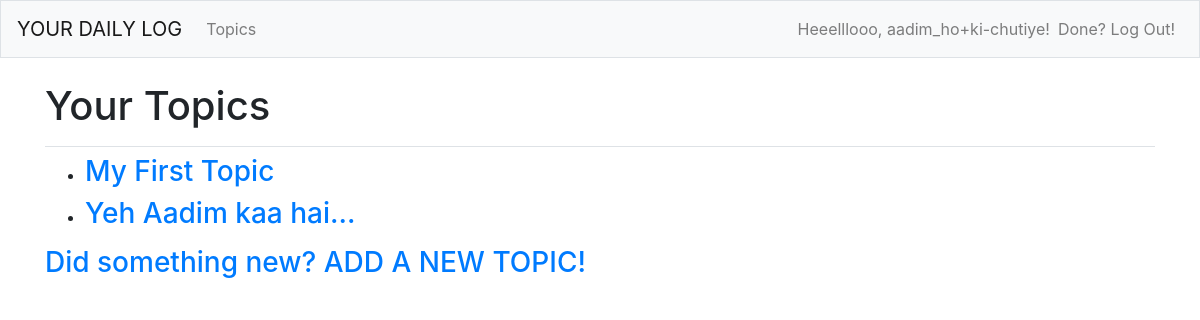
Page /topics/ (signed in) on the earlier database version.
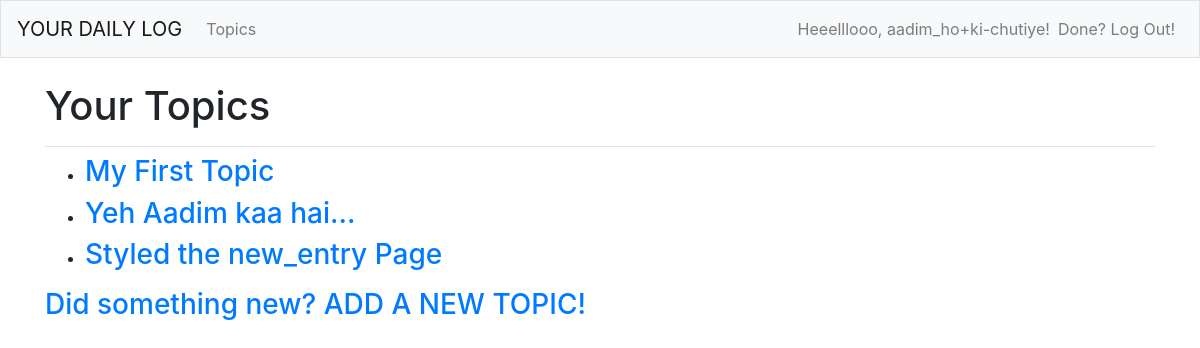
Same page on the later database version.
### YourDailyLog_App/models.py (models this page shows)
class Topic(models.Model):
    topicName = models.CharField(max_length=200)
    dateAndTime = models.DateTimeField(auto_now_add=True)
    owner = models.ForeignKey(User, on_delete=models.CASCADE)
    def __str__(self):
        return self.topicName

### YourDailyLog_App/views.py (the view)
# urls.py: path('topics/', views.topics, name="topics"),
@login_required # restrict access to certain pages to logged-in users
def topics(request):
    topicNames = Topic.objects.filter(owner=request.user).order_by(
                                                                   'dateAndTime'
                                                                  )
    context = {'topicNames': topicNames} # context is to be passed to the
    return render(request, "yourdailylog_app/topics.html", context)

### YourDailyLog_App/templates/yourdailylog_app/topics.html
{% extends "yourdailylog_app/base.html" %}
{% block page_header %}
  <h1>Your Topics</h1>
{% endblock page_header %}
{% block content %}
  <ul>
    {% for topicName in topicNames %}
    <li>
      <h3>
        <a href="{% url 'YourDailyLog_App:topic' topicName.id %}">
          {{ topicName }}
        </a>
      </h3>
    </li>
    {% empty %}
      <li>
        <h3>
          No topics have been added yet. Come on, go grind! ;-)
        </h3>
      </li>
    {% endfor %}
  </ul>
  <h3>
    <a href="{% url 'YourDailyLog_App:new_topic' %}">
      Did something new? ADD A NEW TOPIC!
    </a>
  </h3>
{% endblock content %}

Differences in the rows shown:
added Topic: topicName "Styled the new_entry Page"
